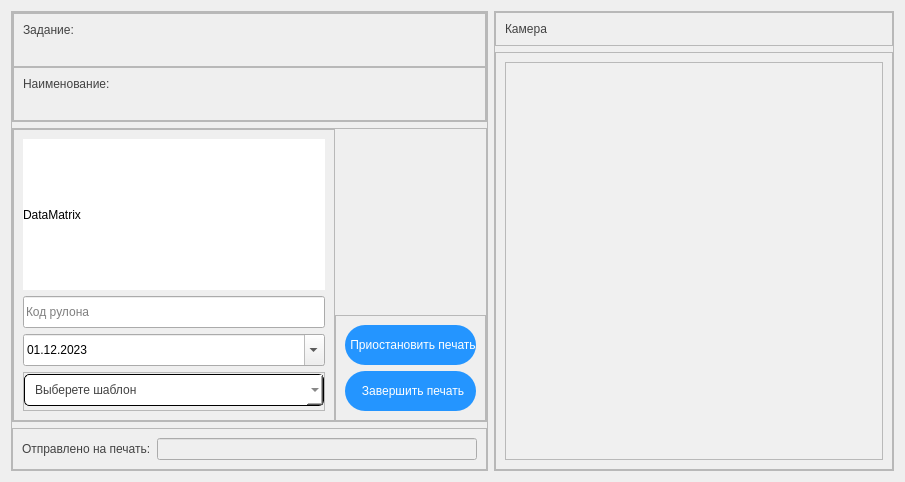
                         <widget class="QWidget" name="printer1_page">
                          <property name="geometry">
                           <rect>
                            <x>0</x>
                            <y>0</y>
                            <width>900</width>
                            <height>482</height>
                           </rect>
                          </property>
                          <attribute name="label">
                           <string>Novex 64-04</string>
                          </attribute>
                          <layout class="QHBoxLayout" name="horizontalLayout_43">
                           <item>
                            <widget class="QFrame" name="frame_49">
                             <property name="sizePolicy">
                              <sizepolicy hsizetype="Expanding" vsizetype="Preferred">
                               <horstretch>0</horstretch>
                               <verstretch>0</verstretch>
                              </sizepolicy>
                             </property>
                             <property name="frameShape">
                              <enum>QFrame::StyledPanel</enum>
                             </property>
                             <property name="frameShadow">
                              <enum>QFrame::Raised</enum>
                             </property>
                             <layout class="QVBoxLayout" name="verticalLayout_51">
                              <property name="leftMargin">
                               <number>0</number>
                              </property>
                              <property name="topMargin">
                               <number>0</number>
                              </property>
                              <property name="rightMargin">
                               <number>0</number>
                              </property>
                              <property name="bottomMargin">
                               <number>0</number>
                              </property>
                              <item alignment="Qt::AlignTop">
                               <widget class="QFrame" name="frame_51">
                                <property name="styleSheet">
                                 <string notr="true">QLabel {
	color: rgb(66, 66, 66);
	font: 16pt &quot;Segoe UI&quot;;
}</string>
                                </property>
                                <property name="frameShape">
                                 <enum>QFrame::StyledPanel</enum>
                                </property>
                                <property name="frameShadow">
                                 <enum>QFrame::Raised</enum>
                                </property>
                                <layout class="QVBoxLayout" name="verticalLayout_65">
                                 <property name="spacing">
                                  <number>0</number>
                                 </property>
                                 <property name="leftMargin">
                                  <number>0</number>
                                 </property>
                                 <property name="topMargin">
                                  <number>0</number>
                                 </property>
                                 <property name="rightMargin">
                                  <number>0</number>
                                 </property>
                                 <property name="bottomMargin">
                                  <number>0</number>
                                 </property>
                                 <item>
                                  <widget class="QFrame" name="frame_62">
                                   <property name="styleSheet">
                                    <string notr="true"/>
                                   </property>
                                   <property name="frameShape">
                                    <enum>QFrame::StyledPanel</enum>
                                   </property>
                                   <property name="frameShadow">
                                    <enum>QFrame::Raised</enum>
                                   </property>
                                   <layout class="QVBoxLayout" name="verticalLayout_68">
                                    <item>
                                     <widget class="QLabel" name="Label_4">
                                      <property name="styleSheet">
                                       <string notr="true"/>
                                      </property>
                                      <property name="text">
                                       <string>Задание:</string>
                                      </property>
                                     </widget>
                                    </item>
                                    <item>
                                     <widget class="QLabel" name="batchForPrint_label_1">
                                      <property name="styleSheet">
                                       <string notr="true"/>
                                      </property>
                                      <property name="text">
                                       <string/>
                                      </property>
                                     </widget>
                                    </item>
                                   </layout>
                                  </widget>
                                 </item>
                                 <item alignment="Qt::AlignTop">
                                  <widget class="QFrame" name="frame_63">
                                   <property name="frameShape">
                                    <enum>QFrame::StyledPanel</enum>
                                   </property>
                                   <property name="frameShadow">
                                    <enum>QFrame::Raised</enum>
                                   </property>
                                   <layout class="QVBoxLayout" name="verticalLayout_69">
                                    <item>
                                     <widget class="QLabel" name="Label_5">
                                      <property name="styleSheet">
                                       <string notr="true"/>
                                      </property>
                                      <property name="text">
                                       <string>Наименование:</string>
                                      </property>
                                     </widget>
                                    </item>
                                    <item>
                                     <widget class="QLabel" name="nameForPrint_label_1">
                                      <property name="styleSheet">
                                       <string notr="true"/>
                                      </property>
                                      <property name="text">
                                       <string/>
                                      </property>
                                     </widget>
                                    </item>
                                   </layout>
                                  </widget>
                                 </item>
                                </layout>
                               </widget>
                              </item>
                              <item>
                               <widget class="QFrame" name="frame_60">
                                <property name="sizePolicy">
                                 <sizepolicy hsizetype="Preferred" vsizetype="Expanding">
                                  <horstretch>0</horstretch>
                                  <verstretch>0</verstretch>
                                 </sizepolicy>
                                </property>
                                <property name="styleSheet">
                                 <string notr="true"/>
                                </property>
                                <property name="frameShape">
                                 <enum>QFrame::StyledPanel</enum>
                                </property>
                                <property name="frameShadow">
                                 <enum>QFrame::Raised</enum>
                                </property>
                                <layout class="QHBoxLayout" name="horizontalLayout_48">
                                 <property name="spacing">
                                  <number>0</number>
                                 </property>
                                 <property name="leftMargin">
                                  <number>0</number>
                                 </property>
                                 <property name="topMargin">
                                  <number>0</number>
                                 </property>
                                 <property name="rightMargin">
                                  <number>0</number>
                                 </property>
                                 <property name="bottomMargin">
                                  <number>0</number>
                                 </property>
                                 <item>
                                  <widget class="QFrame" name="frame_79">
                                   <property name="frameShape">
                                    <enum>QFrame::StyledPanel</enum>
                                   </property>
                                   <property name="frameShadow">
                                    <enum>QFrame::Raised</enum>
                                   </property>
                                   <layout class="QVBoxLayout" name="verticalLayout_88">
                                    <item>
                                     <widget class="QLabel" name="imageDM_printer_1">
                                      <property name="sizePolicy">
                                       <sizepolicy hsizetype="Preferred" vsizetype="Expanding">
                                        <horstretch>0</horstretch>
                                        <verstretch>0</verstretch>
                                       </sizepolicy>
                                      </property>
                                      <property name="minimumSize">
                                       <size>
                                        <width>0</width>
                                        <height>0</height>
                                       </size>
                                      </property>
                                      <property name="styleSheet">
                                       <string notr="true">background-color: rgb(255, 255, 255);</string>
                                      </property>
                                      <property name="text">
                                       <string>DataMatrix</string>
                                      </property>
                                     </widget>
                                    </item>
                                    <item>
                                     <widget class="QLineEdit" name="rollNumberEdit_1">
                                      <property name="minimumSize">
                                       <size>
                                        <width>0</width>
                                        <height>32</height>
                                       </size>
                                      </property>
                                      <property name="placeholderText">
                                       <string>Код рулона</string>
                                      </property>
                                     </widget>
                                    </item>
                                    <item>
                                     <widget class="QDateEdit" name="dateEdit_1">
                                      <property name="enabled">
                                       <bool>true</bool>
                                      </property>
                                      <property name="minimumSize">
                                       <size>
                                        <width>0</width>
                                        <height>32</height>
                                       </size>
                                      </property>
                                      <property name="styleSheet">
                                       <string notr="true">QDateEdit
{
	color: rgb(66, 66, 66);
	font: 12pt &quot;Segoe UI&quot;;
    min-height:30px;
    max-height:30px;
    border-radius:5px;
    border:1px solid;
	border-color: rgb(66, 66, 66);
padding-left: 10px;
}

QDateEdit:hover,.QDateEdit:focus
{
    border-radius:2px;
    border:1px solid #0f6dbe;
}

QDateEdit::drop-down
{
	background-color: rgb(36, 149, 255);
    border:1px solid;
	border-radius:5px;
    width:30px;
	image: url(:/icons/images/icons/cil-arrow-top.png);
}

font: 12pt;</string>
                                      </property>
                                      <property name="displayFormat">
                                       <string>dd.MM.yyyy</string>
                                      </property>
                                      <property name="calendarPopup">
                                       <bool>true</bool>
                                      </property>
                                      <property name="date">
                                       <date>
                                        <year>2023</year>
                                        <month>12</month>
                                        <day>1</day>
                                       </date>
                                      </property>
                                     </widget>
                                    </item>
                                    <item>
                                     <widget class="QFrame" name="frame_86">
                                      <property name="sizePolicy">
                                       <sizepolicy hsizetype="Preferred" vsizetype="Minimum">
                                        <horstretch>0</horstretch>
                                        <verstretch>0</verstretch>
                                       </sizepolicy>
                                      </property>
                                      <property name="maximumSize">
                                       <size>
                                        <width>16777215</width>
                                        <height>200</height>
                                       </size>
                                      </property>
                                      <property name="styleSheet">
                                       <string notr="true">
QComboBox {
	color: rgb(66, 66, 66);
	background-color: rgb(255, 255, 255);
	border-radius: 5px;
	border: 1px solid rgb(0, 0, 0);
	padding: 5px;
	padding-left: 10px;
}
QComboBox:hover{
	border: 2px solid rgb(64, 71, 88);
}
QComboBox::drop-down {
	subcontrol-origin: padding;
	subcontrol-position: top right;
	width: 30px; 
    border-radius: 4px;
	border:1px solid #000;
	background-image: url(:/icons/images/icons/cil-arrow-bottom.png);
	background-position: center;
	background-repeat: no-reperat;
	background-color: rgb(36, 149, 255);
 }
QComboBox QAbstractItemView {
	color: rgb(66, 66, 66);
	background-color: rgb(245, 246, 250);
	padding: 10px;
	selection-background-color: rgb(36, 149, 255);
}

</string>
                                      </property>
                                      <property name="frameShape">
                                       <enum>QFrame::StyledPanel</enum>
                                      </property>
                                      <property name="frameShadow">
                                       <enum>QFrame::Raised</enum>
                                      </property>
                                      <layout class="QVBoxLayout" name="verticalLayout_67">
                                       <property name="leftMargin">
                                        <number>0</number>
                                       </property>
                                       <property name="topMargin">
                                        <number>0</number>
                                       </property>
                                       <property name="rightMargin">
                                        <number>0</number>
                                       </property>
                                       <property name="bottomMargin">
                                        <number>5</number>
                                       </property>
                                       <item>
                                        <widget class="QComboBox" name="template_combobox">
                                         <property name="minimumSize">
                                          <size>
                                           <width>300</width>
                                           <height>32</height>
                                          </size>
                                         </property>
                                         <property name="maximumSize">
                                          <size>
                                           <width>16777215</width>
                                           <height>30</height>
                                          </size>
                                         </property>
                                         <property name="styleSheet">
                                          <string notr="true">font: 700 12pt &quot;Segoe UI&quot;;</string>
                                         </property>
                                         <property name="currentText">
                                          <string/>
                                         </property>
                                         <property name="currentIndex">
                                          <number>-1</number>
                                         </property>
                                         <property name="maxVisibleItems">
                                          <number>20</number>
                                         </property>
                                         <property name="placeholderText">
                                          <string>Выберете шаблон</string>
                                         </property>
                                        </widget>
                                       </item>
                                      </layout>
                                     </widget>
                                    </item>
                                   </layout>
                                  </widget>
                                 </item>
                                 <item alignment="Qt::AlignBottom">
                                  <widget class="QFrame" name="frame_78">
                                   <property name="styleSheet">
                                    <string notr="true">QPushButton {
	font: 10pt &quot;Segoe UI&quot;;
	background-position:center;
    background-repeat: no-repeat;
	border: none;
	border-radius: 20px;
	color: rgb(255, 255, 255);
	background-color: rgb(36, 149, 255);
	text-align: center;
	padding-left: 5px;
}

QPushButton:hover {
	background-color: rgb(66, 66, 66);
}
QPushButton:pressed {
	background-color: rgb(245, 246, 250);
	color: rgb(0, 0, 0);
}</string>
                                   </property>
                                   <property name="frameShape">
                                    <enum>QFrame::StyledPanel</enum>
                                   </property>
                                   <property name="frameShadow">
                                    <enum>QFrame::Raised</enum>
                                   </property>
                                   <layout class="QVBoxLayout" name="verticalLayout_84">
                                    <item>
                                     <widget class="QPushButton" name="pausePrint_btn_1">
                                      <property name="enabled">
                                       <bool>true</bool>
                                      </property>
                                      <property name="minimumSize">
                                       <size>
                                        <width>0</width>
                                        <height>40</height>
                                       </size>
                                      </property>
                                      <property name="text">
                                       <string>Приостановить печать</string>
                                      </property>
                                     </widget>
                                    </item>
                                    <item>
                                     <widget class="QPushButton" name="endPrint_btn_1">
                                      <property name="enabled">
                                       <bool>true</bool>
                                      </property>
                                      <property name="minimumSize">
                                       <size>
                                        <width>0</width>
                                        <height>40</height>
                                       </size>
                                      </property>
                                      <property name="text">
                                       <string>Завершить печать</string>
                                      </property>
                                     </widget>
                                    </item>
                                   </layout>
                                  </widget>
                                 </item>
                                </layout>
                               </widget>
                              </item>
                              <item>
                               <widget class="QFrame" name="frame_61">
                                <property name="frameShape">
                                 <enum>QFrame::StyledPanel</enum>
                                </property>
                                <property name="frameShadow">
                                 <enum>QFrame::Raised</enum>
                                </property>
                                <layout class="QHBoxLayout" name="horizontalLayout_41">
                                 <item>
                                  <widget class="QLabel" name="Label_2">
                                   <property name="styleSheet">
                                    <string notr="true">color: rgb(66, 66, 66);
	font: 12pt &quot;Segoe UI&quot;;</string>
                                   </property>
                                   <property name="text">
                                    <string>Отправлено на печать:</string>
                                   </property>
                                  </widget>
                                 </item>
                                 <item>
                                  <widget class="QLineEdit" name="countFromPrint_line_1">
                                   <property name="enabled">
                                    <bool>false</bool>
                                   </property>
                                   <property name="placeholderText">
                                    <string/>
                                   </property>
                                  </widget>
                                 </item>
                                </layout>
                               </widget>
                              </item>
                             </layout>
                            </widget>
                           </item>
                           <item>
                            <widget class="QFrame" name="frame_50">
                             <property name="sizePolicy">
                              <sizepolicy hsizetype="Expanding" vsizetype="Expanding">
                               <horstretch>0</horstretch>
                               <verstretch>0</verstretch>
                              </sizepolicy>
                             </property>
                             <property name="minimumSize">
                              <size>
                               <width>400</width>
                               <height>0</height>
                              </size>
                             </property>
                             <property name="styleSheet">
                              <string notr="true">QPushButton {
	font: 10pt &quot;Segoe UI&quot;;
	background-position:center;
    background-repeat: no-repeat;
	border: none;
	border-radius: 20px;
	color: rgb(255, 255, 255);
	background-color: rgb(36, 149, 255);
	text-align: center;
	padding-left: 5px;
}

QPushButton:hover {
	background-color: rgb(66, 66, 66);
}
QPushButton:pressed {
	background-color: rgb(245, 246, 250);
	color: rgb(0, 0, 0);
}</string>
                             </property>
                             <property name="frameShape">
                              <enum>QFrame::StyledPanel</enum>
                             </property>
                             <property name="frameShadow">
                              <enum>QFrame::Raised</enum>
                             </property>
                             <layout class="QVBoxLayout" name="verticalLayout_66">
                              <property name="leftMargin">
                               <number>0</number>
                              </property>
                              <property name="topMargin">
                               <number>0</number>
                              </property>
                              <property name="rightMargin">
                               <number>0</number>
                              </property>
                              <property name="bottomMargin">
                               <number>0</number>
                              </property>
                              <item>
                               <widget class="QFrame" name="frame_84">
                                <property name="styleSheet">
                                 <string notr="true">QLabel {
	color: rgb(66, 66, 66);
	font: 16pt &quot;Segoe UI&quot;;
}</string>
                                </property>
                                <property name="frameShape">
                                 <enum>QFrame::StyledPanel</enum>
                                </property>
                                <property name="frameShadow">
                                 <enum>QFrame::Raised</enum>
                                </property>
                                <layout class="QHBoxLayout" name="horizontalLayout_52">
                                 <item>
                                  <widget class="QLabel" name="Label_11">
                                   <property name="styleSheet">
                                    <string notr="true"/>
                                   </property>
                                   <property name="text">
                                    <string>Камера</string>
                                   </property>
                                  </widget>
                                 </item>
                                </layout>
                               </widget>
                              </item>
                              <item>
                               <widget class="QFrame" name="frame_85">
                                <property name="sizePolicy">
                                 <sizepolicy hsizetype="Preferred" vsizetype="Expanding">
                                  <horstretch>0</horstretch>
                                  <verstretch>0</verstretch>
                                 </sizepolicy>
                                </property>
                                <property name="frameShape">
                                 <enum>QFrame::StyledPanel</enum>
                                </property>
                                <property name="frameShadow">
                                 <enum>QFrame::Raised</enum>
                                </property>
                                <layout class="QVBoxLayout" name="verticalLayout_87">
                                 <item>
                                  <widget class="QPlainTextEdit" name="cameraTextEdit_1">
                                   <property name="styleSheet">
                                    <string notr="true">background-color: rgb(240, 240, 240);
color: rgb(66, 66, 66);
font: 14pt &quot;Segoe UI&quot;;
padding-left: 10px</string>
                                   </property>
                                   <property name="readOnly">
                                    <bool>true</bool>
                                   </property>
                                   <property name="maximumBlockCount">
                                    <number>20</number>
                                   </property>
                                  </widget>
                                 </item>
                                </layout>
                               </widget>
                              </item>
                             </layout>
                            </widget>
                           </item>
                          </layout>
                         </widget>
